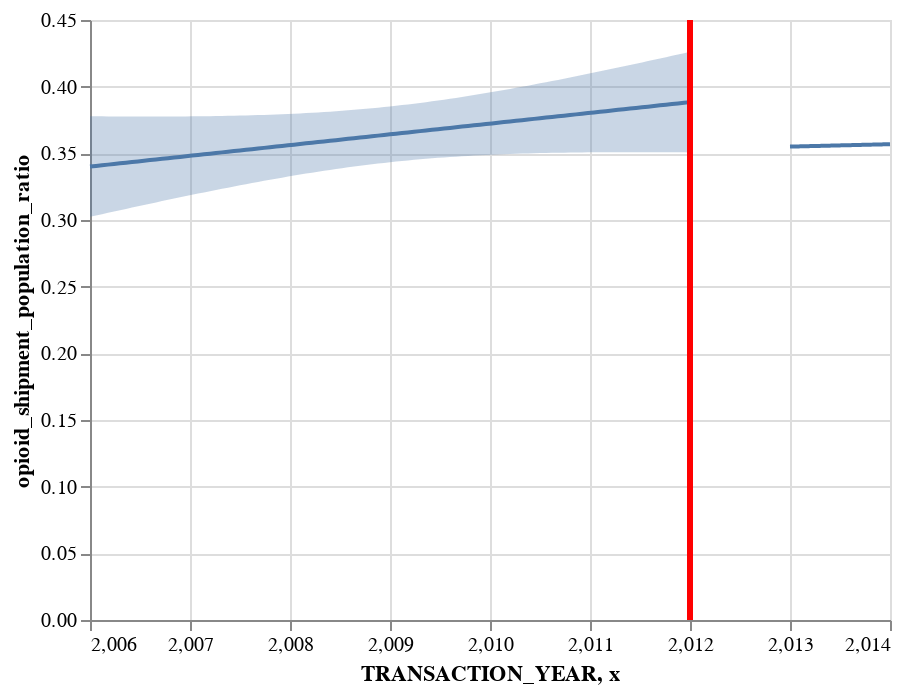

Here is the notebook cell this chart was saved with:
### Markdown cell above
> pre-post opioids

### Code cell
xvar= "TRANSACTION_YEAR"
yvar="opioid_shipment_population_ratio"
fit, chart = pre_post(WA, yvar, xvar, 2012, alpha=0.05)
chart

### Figure 1 — Vega-Lite specification as saved in the notebook (floating-point values rounded to 4 significant figures)
{"config": {"view": {"continuousWidth": 400, "continuousHeight": 300}}, "layer": [{"data": {"name": "data-229cd8c901affa429b0ca3ab7196bdd9"}, "mark": "errorband", "encoding": {"x": {"field": "TRANSACTION_YEAR", "type": "quantitative"}, "y": {"field": "ci_low", "title": "opioid_shipment_population_ratio", "type": "quantitative"}, "y2": {"field": "ci_high"}}}, {"data": {"name": "data-aa2b8abfd34823f049a6d197c0367676"}, "mark": "errorband", "encoding": {"x": {"field": "TRANSACTION_YEAR", "type": "quantitative"}, "y": {"field": "ci_low", "title": "opioid_shipment_population_ratio", "type": "quantitative"}, "y2": {"field": "ci_high"}}}, {"data": {"name": "data-229cd8c901affa429b0ca3ab7196bdd9"}, "mark": "line", "encoding": {"x": {"field": "TRANSACTION_YEAR", "type": "quantitative"}, "y": {"field": "opioid_shipment_population_ratio", "type": "quantitative"}}}, {"data": {"name": "data-aa2b8abfd34823f049a6d197c0367676"}, "mark": "line", "encoding": {"x": {"field": "TRANSACTION_YEAR", "type": "quantitative"}, "y": {"field": "opioid_shipment_population_ratio", "type": "quantitative"}}}, {"data": {"name": "data-093671e60d609957934f7032375c92d9"}, "mark": {"type": "rule", "color": "red", "strokeWidth": 3}, "encoding": {"x": {"field": "x", "type": "quantitative"}}}], "$schema": "https://vega.github.io/schema/vega-lite/v4.17.0.json", "datasets": {"data-229cd8c901affa429b0ca3ab7196bdd9": [{"TRANSACTION_YEAR": 2006.0, "opioid_shipment_population_ratio": 0.3401, "ci_low": 0.3024, "ci_high": 0.3778}, {"TRANSACTION_YEAR": 2006.0, "opioid_shipment_population_ratio": 0.3406, "ci_low": 0.3034, "ci_high": 0.3778}, {"TRANSACTION_YEAR": 2006.0, "opioid_shipment_population_ratio": 0.3411, "ci_low": 0.3044, "ci_high": 0.3777}, {"TRANSACTION_YEAR": 2006.0, "opioid_shipment_population_ratio": 0.3415, "ci_low": 0.3054, "ci_high": 0.3777}, {"TRANSACTION_YEAR": 2006.0, "opioid_shipment_population_ratio": 0.342, "ci_low": 0.3064, "ci_high": 0.3777}, {"TRANSACTION_YEAR": 2006.0, "opioid_shipment_population_ratio": 0.3425, "ci_low": 0.3074, "ci_high": 0.3776}, {"TRANSACTION_YEAR": 2006.0, "opioid_shipment_population_ratio": 0.343, "ci_low": 0.3083, "ci_high": 0.3776}, {"TRANSACTION_YEAR": 2006.0, "opioid_shipment_population_ratio": 0.3435, "ci_low": 0.3093, "ci_high": 0.3776}, {"TRANSACTION_YEAR": 2006.0, "opioid_shipment_population_ratio": 0.344, "ci_low": 0.3103, "ci_high": 0.3776}, {"TRANSACTION_YEAR": 2007.0, "opioid_shipment_population_ratio": 0.3444, "ci_low": 0.3113, "ci_high": 0.3776}, {"TRANSACTION_YEAR": 2007.0, "opioid_shipment_population_ratio": 0.3449, "ci_low": 0.3122, "ci_high": 0.3776}, {"TRANSACTION_YEAR": 2007.0, "opioid_shipment_population_ratio": 0.3454, "ci_low": 0.3132, "ci_high": 0.3776}, {"TRANSACTION_YEAR": 2007.0, "opioid_shipment_population_ratio": 0.3459, "ci_low": 0.3142, "ci_high": 0.3776}, {"TRANSACTION_YEAR": 2007.0, "opioid_shipment_population_ratio": 0.3464, "ci_low": 0.3151, "ci_high": 0.3776}, {"TRANSACTION_YEAR": 2007.0, "opioid_shipment_population_ratio": 0.3468, "ci_low": 0.3161, "ci_high": 0.3776}, {"TRANSACTION_YEAR": 2007.0, "opioid_shipment_population_ratio": 0.3473, "ci_low": 0.317, "ci_high": 0.3777}, {"TRANSACTION_YEAR": 2007.0, "opioid_shipment_population_ratio": 0.3478, "ci_low": 0.3179, "ci_high": 0.3777}, {"TRANSACTION_YEAR": 2007.0, "opioid_shipment_population_ratio": 0.3483, "ci_low": 0.3189, "ci_high": 0.3777}, {"TRANSACTION_YEAR": 2007.0, "opioid_shipment_population_ratio": 0.3488, "ci_low": 0.3198, "ci_high": 0.3778}, {"TRANSACTION_YEAR": 2007.0, "opioid_shipment_population_ratio": 0.3493, "ci_low": 0.3207, "ci_high": 0.3778}, {"TRANSACTION_YEAR": 2007.0, "opioid_shipment_population_ratio": 0.3497, "ci_low": 0.3216, "ci_high": 0.3779}, {"TRANSACTION_YEAR": 2007.0, "opioid_shipment_population_ratio": 0.3502, "ci_low": 0.3225, "ci_high": 0.378}, {"TRANSACTION_YEAR": 2007.0, "opioid_shipment_population_ratio": 0.3507, "ci_low": 0.3234, "ci_high": 0.378}, {"TRANSACTION_YEAR": 2007.0, "opioid_shipment_population_ratio": 0.3512, "ci_low": 0.3243, "ci_high": 0.3781}, {"TRANSACTION_YEAR": 2007.0, "opioid_shipment_population_ratio": 0.3517, "ci_low": 0.3251, "ci_high": 0.3782}, {"TRANSACTION_YEAR": 2007.0, "opioid_shipment_population_ratio": 0.3522, "ci_low": 0.326, "ci_high": 0.3783}, {"TRANSACTION_YEAR": 2008.0, "opioid_shipment_population_ratio": 0.3526, "ci_low": 0.3269, "ci_high": 0.3784}, {"TRANSACTION_YEAR": 2008.0, "opioid_shipment_population_ratio": 0.3531, "ci_low": 0.3277, "ci_high": 0.3785}, {"TRANSACTION_YEAR": 2008.0, "opioid_shipment_population_ratio": 0.3536, "ci_low": 0.3285, "ci_high": 0.3787}, {"TRANSACTION_YEAR": 2008.0, "opioid_shipment_population_ratio": 0.3541, "ci_low": 0.3294, "ci_high": 0.3788}, {"TRANSACTION_YEAR": 2008.0, "opioid_shipment_population_ratio": 0.3546, "ci_low": 0.3302, "ci_high": 0.379}, {"TRANSACTION_YEAR": 2008.0, "opioid_shipment_population_ratio": 0.3551, "ci_low": 0.331, "ci_high": 0.3791}, {"TRANSACTION_YEAR": 2008.0, "opioid_shipment_population_ratio": 0.3555, "ci_low": 0.3318, "ci_high": 0.3793}, {"TRANSACTION_YEAR": 2008.0, "opioid_shipment_population_ratio": 0.356, "ci_low": 0.3325, "ci_high": 0.3795}, {"TRANSACTION_YEAR": 2008.0, "opioid_shipment_population_ratio": 0.3565, "ci_low": 0.3333, "ci_high": 0.3797}, {"TRANSACTION_YEAR": 2008.0, "opioid_shipment_population_ratio": 0.357, "ci_low": 0.3341, "ci_high": 0.3799}, {"TRANSACTION_YEAR": 2008.0, "opioid_shipment_population_ratio": 0.3575, "ci_low": 0.3348, "ci_high": 0.3802}, {"TRANSACTION_YEAR": 2008.0, "opioid_shipment_population_ratio": 0.358, "ci_low": 0.3355, "ci_high": 0.3804}, {"TRANSACTION_YEAR": 2008.0, "opioid_shipment_population_ratio": 0.3584, "ci_low": 0.3362, "ci_high": 0.3807}, {"TRANSACTION_YEAR": 2008.0, "opioid_shipment_population_ratio": 0.3589, "ci_low": 0.3369, "ci_high": 0.381}, {"TRANSACTION_YEAR": 2008.0, "opioid_shipment_population_ratio": 0.3594, "ci_low": 0.3376, "ci_high": 0.3813}, {"TRANSACTION_YEAR": 2008.0, "opioid_shipment_population_ratio": 0.3599, "ci_low": 0.3382, "ci_high": 0.3816}, {"TRANSACTION_YEAR": 2009.0, "opioid_shipment_population_ratio": 0.3604, "ci_low": 0.3389, "ci_high": 0.3819}, {"TRANSACTION_YEAR": 2009.0, "opioid_shipment_population_ratio": 0.3609, "ci_low": 0.3395, "ci_high": 0.3822}, {"TRANSACTION_YEAR": 2009.0, "opioid_shipment_population_ratio": 0.3613, "ci_low": 0.3401, "ci_high": 0.3826}, {"TRANSACTION_YEAR": 2009.0, "opioid_shipment_population_ratio": 0.3618, "ci_low": 0.3407, "ci_high": 0.383}, {"TRANSACTION_YEAR": 2009.0, "opioid_shipment_population_ratio": 0.3623, "ci_low": 0.3412, "ci_high": 0.3834}, {"TRANSACTION_YEAR": 2009.0, "opioid_shipment_population_ratio": 0.3628, "ci_low": 0.3418, "ci_high": 0.3838}, {"TRANSACTION_YEAR": 2009.0, "opioid_shipment_population_ratio": 0.3633, "ci_low": 0.3423, "ci_high": 0.3842}, {"TRANSACTION_YEAR": 2009.0, "opioid_shipment_population_ratio": 0.3638, "ci_low": 0.3428, "ci_high": 0.3847}, {"TRANSACTION_YEAR": 2009.0, "opioid_shipment_population_ratio": 0.3642, "ci_low": 0.3433, "ci_high": 0.3852}, {"TRANSACTION_YEAR": 2009.0, "opioid_shipment_population_ratio": 0.3647, "ci_low": 0.3438, "ci_high": 0.3857}, {"TRANSACTION_YEAR": 2009.0, "opioid_shipment_population_ratio": 0.3652, "ci_low": 0.3443, "ci_high": 0.3862}, {"TRANSACTION_YEAR": 2009.0, "opioid_shipment_population_ratio": 0.3657, "ci_low": 0.3447, "ci_high": 0.3867}, {"TRANSACTION_YEAR": 2009.0, "opioid_shipment_population_ratio": 0.3662, "ci_low": 0.3451, "ci_high": 0.3872}, {"TRANSACTION_YEAR": 2009.0, "opioid_shipment_population_ratio": 0.3667, "ci_low": 0.3455, "ci_high": 0.3878}, {"TRANSACTION_YEAR": 2009.0, "opioid_shipment_population_ratio": 0.3671, "ci_low": 0.3459, "ci_high": 0.3884}, {"TRANSACTION_YEAR": 2009.0, "opioid_shipment_population_ratio": 0.3676, "ci_low": 0.3462, "ci_high": 0.389}, {"TRANSACTION_YEAR": 2009.0, "opioid_shipment_population_ratio": 0.3681, "ci_low": 0.3466, "ci_high": 0.3896}, {"TRANSACTION_YEAR": 2010.0, "opioid_shipment_population_ratio": 0.3686, "ci_low": 0.3469, "ci_high": 0.3903}, {"TRANSACTION_YEAR": 2010.0, "opioid_shipment_population_ratio": 0.3691, "ci_low": 0.3472, "ci_high": 0.3909}, {"TRANSACTION_YEAR": 2010.0, "opioid_shipment_population_ratio": 0.3696, "ci_low": 0.3475, "ci_high": 0.3916}, {"TRANSACTION_YEAR": 2010.0, "opioid_shipment_population_ratio": 0.37, "ci_low": 0.3478, "ci_high": 0.3923}, {"TRANSACTION_YEAR": 2010.0, "opioid_shipment_population_ratio": 0.3705, "ci_low": 0.3481, "ci_high": 0.393}, {"TRANSACTION_YEAR": 2010.0, "opioid_shipment_population_ratio": 0.371, "ci_low": 0.3483, "ci_high": 0.3937}, {"TRANSACTION_YEAR": 2010.0, "opioid_shipment_population_ratio": 0.3715, "ci_low": 0.3486, "ci_high": 0.3944}, {"TRANSACTION_YEAR": 2010.0, "opioid_shipment_population_ratio": 0.372, "ci_low": 0.3488, "ci_high": 0.3952}, {"TRANSACTION_YEAR": 2010.0, "opioid_shipment_population_ratio": 0.3725, "ci_low": 0.349, "ci_high": 0.3959}, {"TRANSACTION_YEAR": 2010.0, "opioid_shipment_population_ratio": 0.3729, "ci_low": 0.3492, "ci_high": 0.3967}, {"TRANSACTION_YEAR": 2010.0, "opioid_shipment_population_ratio": 0.3734, "ci_low": 0.3493, "ci_high": 0.3975}, {"TRANSACTION_YEAR": 2010.0, "opioid_shipment_population_ratio": 0.3739, "ci_low": 0.3495, "ci_high": 0.3983}, {"TRANSACTION_YEAR": 2010.0, "opioid_shipment_population_ratio": 0.3744, "ci_low": 0.3497, "ci_high": 0.3991}, {"TRANSACTION_YEAR": 2010.0, "opioid_shipment_population_ratio": 0.3749, "ci_low": 0.3498, "ci_high": 0.3999}, {"TRANSACTION_YEAR": 2010.0, "opioid_shipment_population_ratio": 0.3754, "ci_low": 0.3499, "ci_high": 0.4008}, {"TRANSACTION_YEAR": 2010.0, "opioid_shipment_population_ratio": 0.3758, "ci_low": 0.3501, "ci_high": 0.4016}, {"TRANSACTION_YEAR": 2010.0, "opioid_shipment_population_ratio": 0.3763, "ci_low": 0.3502, "ci_high": 0.4025}, {"TRANSACTION_YEAR": 2011.0, "opioid_shipment_population_ratio": 0.3768, "ci_low": 0.3503, "ci_high": 0.4033}, {"TRANSACTION_YEAR": 2011.0, "opioid_shipment_population_ratio": 0.3773, "ci_low": 0.3504, "ci_high": 0.4042}, {"TRANSACTION_YEAR": 2011.0, "opioid_shipment_population_ratio": 0.3778, "ci_low": 0.3505, "ci_high": 0.4051}, {"TRANSACTION_YEAR": 2011.0, "opioid_shipment_population_ratio": 0.3783, "ci_low": 0.3505, "ci_high": 0.406}, {"TRANSACTION_YEAR": 2011.0, "opioid_shipment_population_ratio": 0.3787, "ci_low": 0.3506, "ci_high": 0.4069}, {"TRANSACTION_YEAR": 2011.0, "opioid_shipment_population_ratio": 0.3792, "ci_low": 0.3507, "ci_high": 0.4078}, {"TRANSACTION_YEAR": 2011.0, "opioid_shipment_population_ratio": 0.3797, "ci_low": 0.3507, "ci_high": 0.4087}, {"TRANSACTION_YEAR": 2011.0, "opioid_shipment_population_ratio": 0.3802, "ci_low": 0.3508, "ci_high": 0.4096}, {"TRANSACTION_YEAR": 2011.0, "opioid_shipment_population_ratio": 0.3807, "ci_low": 0.3508, "ci_high": 0.4106}, {"TRANSACTION_YEAR": 2011.0, "opioid_shipment_population_ratio": 0.3812, "ci_low": 0.3508, "ci_high": 0.4115}, {"TRANSACTION_YEAR": 2011.0, "opioid_shipment_population_ratio": 0.3816, "ci_low": 0.3508, "ci_high": 0.4124}, {"TRANSACTION_YEAR": 2011.0, "opioid_shipment_population_ratio": 0.3821, "ci_low": 0.3509, "ci_high": 0.4134}, {"TRANSACTION_YEAR": 2011.0, "opioid_shipment_population_ratio": 0.3826, "ci_low": 0.3509, "ci_high": 0.4143}, {"TRANSACTION_YEAR": 2011.0, "opioid_shipment_population_ratio": 0.3831, "ci_low": 0.3509, "ci_high": 0.4153}, {"TRANSACTION_YEAR": 2011.0, "opioid_shipment_population_ratio": 0.3836, "ci_low": 0.3509, "ci_high": 0.4162}, {"TRANSACTION_YEAR": 2011.0, "opioid_shipment_population_ratio": 0.3841, "ci_low": 0.3509, "ci_high": 0.4172}, {"TRANSACTION_YEAR": 2012.0, "opioid_shipment_population_ratio": 0.3845, "ci_low": 0.3509, "ci_high": 0.4182}, {"TRANSACTION_YEAR": 2012.0, "opioid_shipment_population_ratio": 0.385, "ci_low": 0.3509, "ci_high": 0.4192}, {"TRANSACTION_YEAR": 2012.0, "opioid_shipment_population_ratio": 0.3855, "ci_low": 0.3509, "ci_high": 0.4201}, {"TRANSACTION_YEAR": 2012.0, "opioid_shipment_population_ratio": 0.386, "ci_low": 0.3508, "ci_high": 0.4211}, {"TRANSACTION_YEAR": 2012.0, "opioid_shipment_population_ratio": 0.3865, "ci_low": 0.3508, "ci_high": 0.4221}, {"TRANSACTION_YEAR": 2012.0, "opioid_shipment_population_ratio": 0.387, "ci_low": 0.3508, "ci_high": 0.4231}, {"TRANSACTION_YEAR": 2012.0, "opioid_shipment_population_ratio": 0.3874, "ci_low": 0.3508, "ci_high": 0.4241}, {"TRANSACTION_YEAR": 2012.0, "opioid_shipment_population_ratio": 0.3879, "ci_low": 0.3507, "ci_high": 0.4251}, {"TRANSACTION_YEAR": 2012.0, "opioid_shipment_population_ratio": 0.3884, "ci_low": 0.3507, "ci_high": 0.4261}], "data-aa2b8abfd34823f049a6d197c0367676": [{"TRANSACTION_YEAR": 2013.0, "opioid_shipment_population_ratio": 0.3551, "ci_low": null, "ci_high": null}, {"TRANSACTION_YEAR": 2013.0, "opioid_shipment_population_ratio": 0.3551, "ci_low": null, "ci_high": null}, {"TRANSACTION_YEAR": 2013.0, "opioid_shipment_population_ratio": 0.3551, "ci_low": null, "ci_high": null}, {"TRANSACTION_YEAR": 2013.0, "opioid_shipment_population_ratio": 0.3551, "ci_low": null, "ci_high": null}, {"TRANSACTION_YEAR": 2013.0, "opioid_shipment_population_ratio": 0.3551, "ci_low": null, "ci_high": null}, {"TRANSACTION_YEAR": 2013.0, "opioid_shipment_population_ratio": 0.3551, "ci_low": null, "ci_high": null}, {"TRANSACTION_YEAR": 2013.0, "opioid_shipment_population_ratio": 0.3552, "ci_low": null, "ci_high": null}, {"TRANSACTION_YEAR": 2013.0, "opioid_shipment_population_ratio": 0.3552, "ci_low": null, "ci_high": null}, {"TRANSACTION_YEAR": 2013.0, "opioid_shipment_population_ratio": 0.3552, "ci_low": null, "ci_high": null}, {"TRANSACTION_YEAR": 2013.0, "opioid_shipment_population_ratio": 0.3552, "ci_low": null, "ci_high": null}, {"TRANSACTION_YEAR": 2013.0, "opioid_shipment_population_ratio": 0.3552, "ci_low": null, "ci_high": null}, {"TRANSACTION_YEAR": 2013.0, "opioid_shipment_population_ratio": 0.3552, "ci_low": null, "ci_high": null}, {"TRANSACTION_YEAR": 2013.0, "opioid_shipment_population_ratio": 0.3553, "ci_low": null, "ci_high": null}, {"TRANSACTION_YEAR": 2013.0, "opioid_shipment_population_ratio": 0.3553, "ci_low": null, "ci_high": null}, {"TRANSACTION_YEAR": 2013.0, "opioid_shipment_population_ratio": 0.3553, "ci_low": null, "ci_high": null}, {"TRANSACTION_YEAR": 2013.0, "opioid_shipment_population_ratio": 0.3553, "ci_low": null, "ci_high": null}, {"TRANSACTION_YEAR": 2013.0, "opioid_shipment_population_ratio": 0.3553, "ci_low": null, "ci_high": null}, {"TRANSACTION_YEAR": 2013.0, "opioid_shipment_population_ratio": 0.3554, "ci_low": null, "ci_high": null}, {"TRANSACTION_YEAR": 2013.0, "opioid_shipment_population_ratio": 0.3554, "ci_low": null, "ci_high": null}, {"TRANSACTION_YEAR": 2013.0, "opioid_shipment_population_ratio": 0.3554, "ci_low": null, "ci_high": null}, {"TRANSACTION_YEAR": 2013.0, "opioid_shipment_population_ratio": 0.3554, "ci_low": null, "ci_high": null}, {"TRANSACTION_YEAR": 2013.0, "opioid_shipment_population_ratio": 0.3554, "ci_low": null, "ci_high": null}, {"TRANSACTION_YEAR": 2013.0, "opioid_shipment_population_ratio": 0.3554, "ci_low": null, "ci_high": null}, {"TRANSACTION_YEAR": 2013.0, "opioid_shipment_population_ratio": 0.3555, "ci_low": null, "ci_high": null}, {"TRANSACTION_YEAR": 2013.0, "opioid_shipment_population_ratio": 0.3555, "ci_low": null, "ci_high": null}, {"TRANSACTION_YEAR": 2013.0, "opioid_shipment_population_ratio": 0.3555, "ci_low": null, "ci_high": null}, {"TRANSACTION_YEAR": 2013.0, "opioid_shipment_population_ratio": 0.3555, "ci_low": null, "ci_high": null}, {"TRANSACTION_YEAR": 2013.0, "opioid_shipment_population_ratio": 0.3555, "ci_low": null, "ci_high": null}, {"TRANSACTION_YEAR": 2013.0, "opioid_shipment_population_ratio": 0.3556, "ci_low": null, "ci_high": null}, {"TRANSACTION_YEAR": 2013.0, "opioid_shipment_population_ratio": 0.3556, "ci_low": null, "ci_high": null}, {"TRANSACTION_YEAR": 2013.0, "opioid_shipment_population_ratio": 0.3556, "ci_low": null, "ci_high": null}, {"TRANSACTION_YEAR": 2013.0, "opioid_shipment_population_ratio": 0.3556, "ci_low": null, "ci_high": null}, {"TRANSACTION_YEAR": 2013.0, "opioid_shipment_population_ratio": 0.3556, "ci_low": null, "ci_high": null}, {"TRANSACTION_YEAR": 2013.0, "opioid_shipment_population_ratio": 0.3556, "ci_low": null, "ci_high": null}, {"TRANSACTION_YEAR": 2013.0, "opioid_shipment_population_ratio": 0.3557, "ci_low": null, "ci_high": null}, {"TRANSACTION_YEAR": 2013.0, "opioid_shipment_population_ratio": 0.3557, "ci_low": null, "ci_high": null}, {"TRANSACTION_YEAR": 2013.0, "opioid_shipment_population_ratio": 0.3557, "ci_low": null, "ci_high": null}, {"TRANSACTION_YEAR": 2013.0, "opioid_shipment_population_ratio": 0.3557, "ci_low": null, "ci_high": null}, {"TRANSACTION_YEAR": 2013.0, "opioid_shipment_population_ratio": 0.3557, "ci_low": null, "ci_high": null}, {"TRANSACTION_YEAR": 2013.0, "opioid_shipment_population_ratio": 0.3558, "ci_low": null, "ci_high": null}, {"TRANSACTION_YEAR": 2013.0, "opioid_shipment_population_ratio": 0.3558, "ci_low": null, "ci_high": null}, {"TRANSACTION_YEAR": 2013.0, "opioid_shipment_population_ratio": 0.3558, "ci_low": null, "ci_high": null}, {"TRANSACTION_YEAR": 2013.0, "opioid_shipment_population_ratio": 0.3558, "ci_low": null, "ci_high": null}, {"TRANSACTION_YEAR": 2013.0, "opioid_shipment_population_ratio": 0.3558, "ci_low": null, "ci_high": null}, {"TRANSACTION_YEAR": 2013.0, "opioid_shipment_population_ratio": 0.3558, "ci_low": null, "ci_high": null}, {"TRANSACTION_YEAR": 2013.0, "opioid_shipment_population_ratio": 0.3559, "ci_low": null, "ci_high": null}, {"TRANSACTION_YEAR": 2013.0, "opioid_shipment_population_ratio": 0.3559, "ci_low": null, "ci_high": null}, {"TRANSACTION_YEAR": 2013.0, "opioid_shipment_population_ratio": 0.3559, "ci_low": null, "ci_high": null}, {"TRANSACTION_YEAR": 2013.0, "opioid_shipment_population_ratio": 0.3559, "ci_low": null, "ci_high": null}, {"TRANSACTION_YEAR": 2013.0, "opioid_shipment_population_ratio": 0.3559, "ci_low": null, "ci_high": null}, {"TRANSACTION_YEAR": 2013.0, "opioid_shipment_population_ratio": 0.356, "ci_low": null, "ci_high": null}, {"TRANSACTION_YEAR": 2014.0, "opioid_shipment_population_ratio": 0.356, "ci_low": null, "ci_high": null}, {"TRANSACTION_YEAR": 2014.0, "opioid_shipment_population_ratio": 0.356, "ci_low": null, "ci_high": null}, {"TRANSACTION_YEAR": 2014.0, "opioid_shipment_population_ratio": 0.356, "ci_low": null, "ci_high": null}, {"TRANSACTION_YEAR": 2014.0, "opioid_shipment_population_ratio": 0.356, "ci_low": null, "ci_high": null}, {"TRANSACTION_YEAR": 2014.0, "opioid_shipment_population_ratio": 0.356, "ci_low": null, "ci_high": null}, {"TRANSACTION_YEAR": 2014.0, "opioid_shipment_population_ratio": 0.3561, "ci_low": null, "ci_high": null}, {"TRANSACTION_YEAR": 2014.0, "opioid_shipment_population_ratio": 0.3561, "ci_low": null, "ci_high": null}, {"TRANSACTION_YEAR": 2014.0, "opioid_shipment_population_ratio": 0.3561, "ci_low": null, "ci_high": null}, {"TRANSACTION_YEAR": 2014.0, "opioid_shipment_population_ratio": 0.3561, "ci_low": null, "ci_high": null}, {"TRANSACTION_YEAR": 2014.0, "opioid_shipment_population_ratio": 0.3561, "ci_low": null, "ci_high": null}, {"TRANSACTION_YEAR": 2014.0, "opioid_shipment_population_ratio": 0.3562, "ci_low": null, "ci_high": null}, {"TRANSACTION_YEAR": 2014.0, "opioid_shipment_population_ratio": 0.3562, "ci_low": null, "ci_high": null}, {"TRANSACTION_YEAR": 2014.0, "opioid_shipment_population_ratio": 0.3562, "ci_low": null, "ci_high": null}, {"TRANSACTION_YEAR": 2014.0, "opioid_shipment_population_ratio": 0.3562, "ci_low": null, "ci_high": null}, {"TRANSACTION_YEAR": 2014.0, "opioid_shipment_population_ratio": 0.3562, "ci_low": null, "ci_high": null}, {"TRANSACTION_YEAR": 2014.0, "opioid_shipment_population_ratio": 0.3562, "ci_low": null, "ci_high": null}, {"TRANSACTION_YEAR": 2014.0, "opioid_shipment_population_ratio": 0.3563, "ci_low": null, "ci_high": null}, {"TRANSACTION_YEAR": 2014.0, "opioid_shipment_population_ratio": 0.3563, "ci_low": null, "ci_high": null}, {"TRANSACTION_YEAR": 2014.0, "opioid_shipment_population_ratio": 0.3563, "ci_low": null, "ci_high": null}, {"TRANSACTION_YEAR": 2014.0, "opioid_shipment_population_ratio": 0.3563, "ci_low": null, "ci_high": null}, {"TRANSACTION_YEAR": 2014.0, "opioid_shipment_population_ratio": 0.3563, "ci_low": null, "ci_high": null}, {"TRANSACTION_YEAR": 2014.0, "opioid_shipment_population_ratio": 0.3564, "ci_low": null, "ci_high": null}, {"TRANSACTION_YEAR": 2014.0, "opioid_shipment_population_ratio": 0.3564, "ci_low": null, "ci_high": null}, {"TRANSACTION_YEAR": 2014.0, "opioid_shipment_population_ratio": 0.3564, "ci_low": null, "ci_high": null}, {"TRANSACTION_YEAR": 2014.0, "opioid_shipment_population_ratio": 0.3564, "ci_low": null, "ci_high": null}, {"TRANSACTION_YEAR": 2014.0, "opioid_shipment_population_ratio": 0.3564, "ci_low": null, "ci_high": null}, {"TRANSACTION_YEAR": 2014.0, "opioid_shipment_population_ratio": 0.3564, "ci_low": null, "ci_high": null}, {"TRANSACTION_YEAR": 2014.0, "opioid_shipment_population_ratio": 0.3565, "ci_low": null, "ci_high": null}, {"TRANSACTION_YEAR": 2014.0, "opioid_shipment_population_ratio": 0.3565, "ci_low": null, "ci_high": null}, {"TRANSACTION_YEAR": 2014.0, "opioid_shipment_population_ratio": 0.3565, "ci_low": null, "ci_high": null}, {"TRANSACTION_YEAR": 2014.0, "opioid_shipment_population_ratio": 0.3565, "ci_low": null, "ci_high": null}, {"TRANSACTION_YEAR": 2014.0, "opioid_shipment_population_ratio": 0.3565, "ci_low": null, "ci_high": null}, {"TRANSACTION_YEAR": 2014.0, "opioid_shipment_population_ratio": 0.3565, "ci_low": null, "ci_high": null}, {"TRANSACTION_YEAR": 2014.0, "opioid_shipment_population_ratio": 0.3566, "ci_low": null, "ci_high": null}, {"TRANSACTION_YEAR": 2014.0, "opioid_shipment_population_ratio": 0.3566, "ci_low": null, "ci_high": null}, {"TRANSACTION_YEAR": 2014.0, "opioid_shipment_population_ratio": 0.3566, "ci_low": null, "ci_high": null}, {"TRANSACTION_YEAR": 2014.0, "opioid_shipment_population_ratio": 0.3566, "ci_low": null, "ci_high": null}, {"TRANSACTION_YEAR": 2014.0, "opioid_shipment_population_ratio": 0.3566, "ci_low": null, "ci_high": null}, {"TRANSACTION_YEAR": 2014.0, "opioid_shipment_population_ratio": 0.3567, "ci_low": null, "ci_high": null}, {"TRANSACTION_YEAR": 2014.0, "opioid_shipment_population_ratio": 0.3567, "ci_low": null, "ci_high": null}, {"TRANSACTION_YEAR": 2014.0, "opioid_shipment_population_ratio": 0.3567, "ci_low": null, "ci_high": null}, {"TRANSACTION_YEAR": 2014.0, "opioid_shipment_population_ratio": 0.3567, "ci_low": null, "ci_high": null}, {"TRANSACTION_YEAR": 2014.0, "opioid_shipment_population_ratio": 0.3567, "ci_low": null, "ci_high": null}, {"TRANSACTION_YEAR": 2014.0, "opioid_shipment_population_ratio": 0.3567, "ci_low": null, "ci_high": null}, {"TRANSACTION_YEAR": 2014.0, "opioid_shipment_population_ratio": 0.3568, "ci_low": null, "ci_high": null}, {"TRANSACTION_YEAR": 2014.0, "opioid_shipment_population_ratio": 0.3568, "ci_low": null, "ci_high": null}, {"TRANSACTION_YEAR": 2014.0, "opioid_shipment_population_ratio": 0.3568, "ci_low": null, "ci_high": null}, {"TRANSACTION_YEAR": 2014.0, "opioid_shipment_population_ratio": 0.3568, "ci_low": null, "ci_high": null}, {"TRANSACTION_YEAR": 2014.0, "opioid_shipment_population_ratio": 0.3568, "ci_low": null, "ci_high": null}, {"TRANSACTION_YEAR": 2014.0, "opioid_shipment_population_ratio": 0.3569, "ci_low": null, "ci_high": null}], "data-093671e60d609957934f7032375c92d9": [{"x": 2012}]}}
